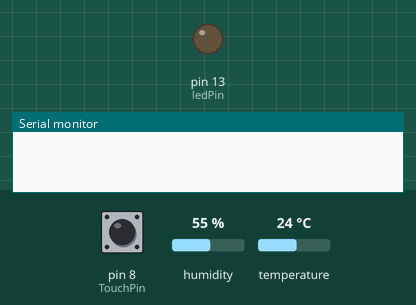
Simulated run of this sketch. Board: Arduino Uno, built with avr-gcc and run on an emulated ATmega328P. Shown: output pins drawn as LEDs (lit = HIGH), the last lines printed to the serial monitor. The inputs (shaded band) are chosen by the test bench; at power-on: pin 8 (TouchPin) LOW, humidity 55 %, temperature 24 °C.

Above: at 1.2 s.
1.3 s: pin 8 (TouchPin) pulled HIGH for 0.15 s
4.1 s: pin 8 (TouchPin) pulled HIGH for 1 s
At 4.9 s:
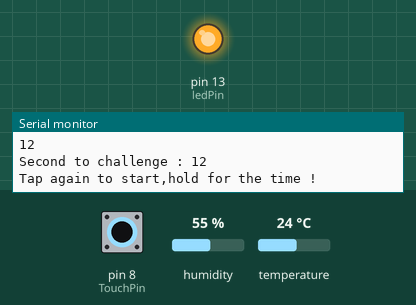
Timing chart, 0 to 7.1 s (numbered marks = the images above; inputs shaded):
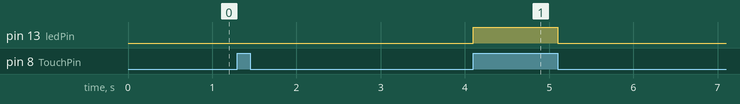

Measured:
- after the input at 4.1 s, pin 13 (ledPin): LOW → HIGH at once, → LOW 1.0 s later

The sketch:

timegame.ino
```cpp
#include <SoftwareSerial.h>
#include "DHT.h"

int tempPin = 2;
int TouchPin=8;
int ledPin=13;
#define DHTTYPE DHT22   // DHT 22  (AM2302)

DHT dht(tempPin, DHTTYPE);

int state=0,sec=10,w=0;
int count=0;

void setup() {
    pinMode(TouchPin, INPUT);
    pinMode(ledPin,OUTPUT);
    Serial.begin(9600);
    dht.begin();
}

void loop() {
    float temp = dht.readTemperature();
    int sensorValue = digitalRead(TouchPin);
    if(state==0){
      if(sensorValue==1){sec+=2;Serial.println(sec);delay(500);}
      if(sensorValue==0){w++;delay(100);}


      if(temp>=25||w>20){
       state=1;
       Serial.print("Second to challenge : ");
       Serial.println(sec);
       Serial.println("Tap again to start,hold for the time !");
      }
      }

    if(state==1 && sensorValue==1){
    state=2;
    }

    if(state==2 && sensorValue==1)
    {
        digitalWrite(ledPin,HIGH);
        delay(1);
        count++;
    }
    if(state==2 && sensorValue==0){
    state=3;
    }
    if(state==3)
    {
        digitalWrite(ledPin,LOW);
        Serial.println("Challenge End.");
        Serial.print("Second to challenge : ");
        Serial.println(sec);
        Serial.print("Time you get: ");
        count/=4;
        Serial.println(count);
        Serial.println("Start over again automatically");
        state=0;
        count=0;
        sec=10;
        w=0;
        delay(2000);
    }
}
```
